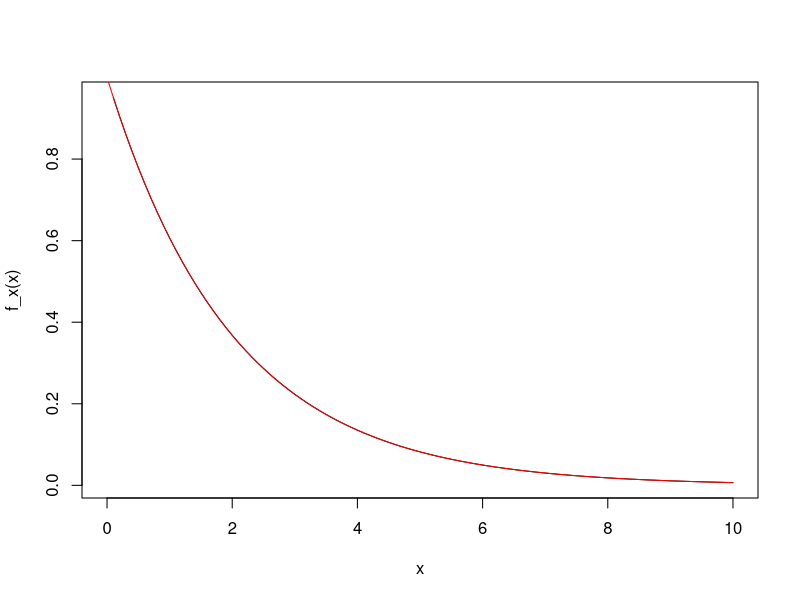
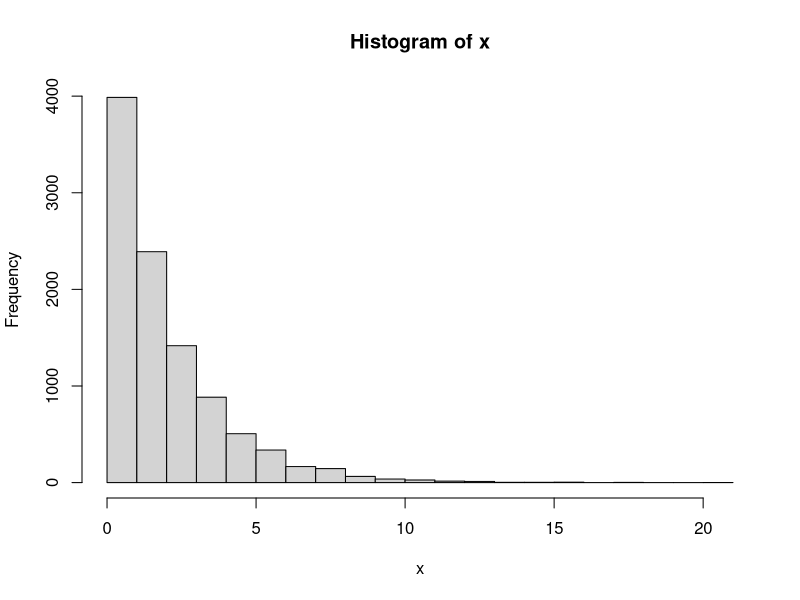
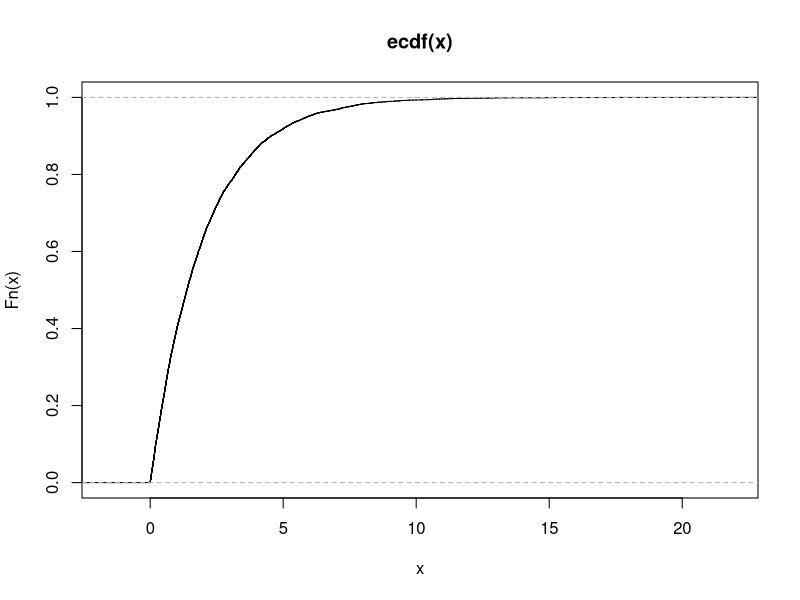
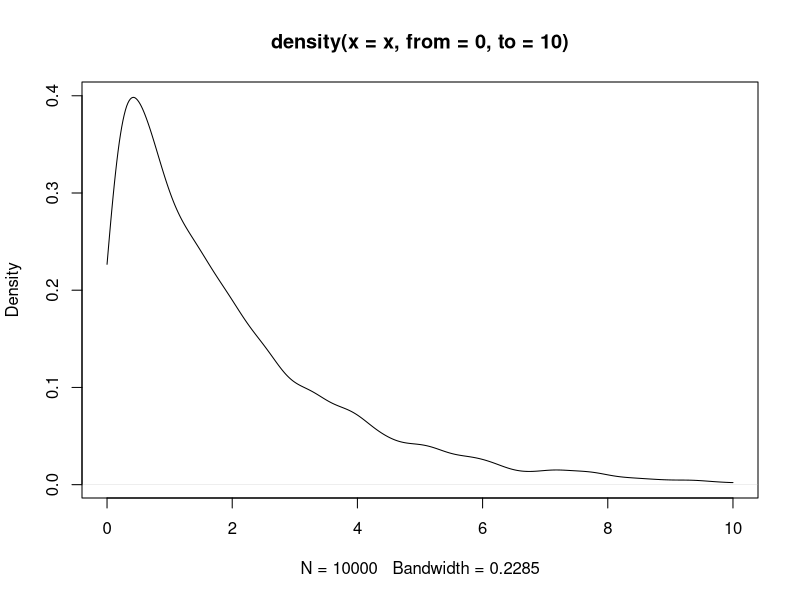
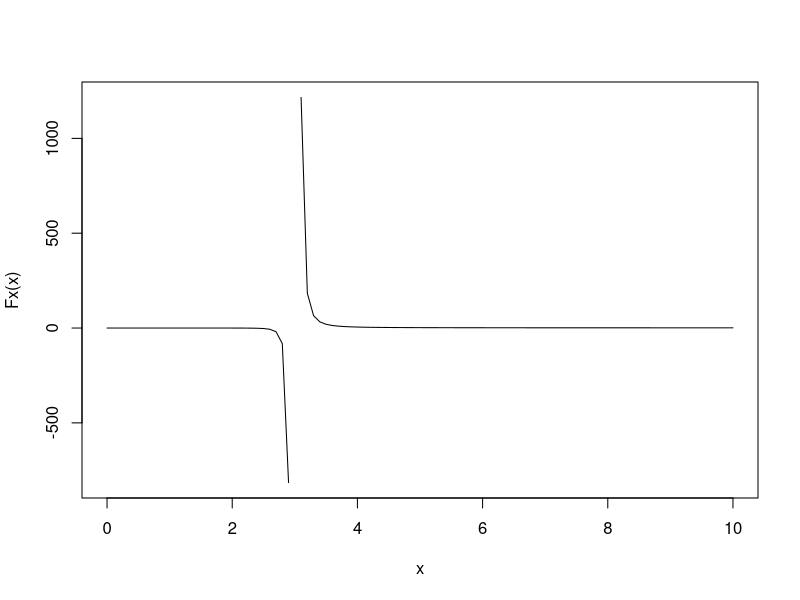
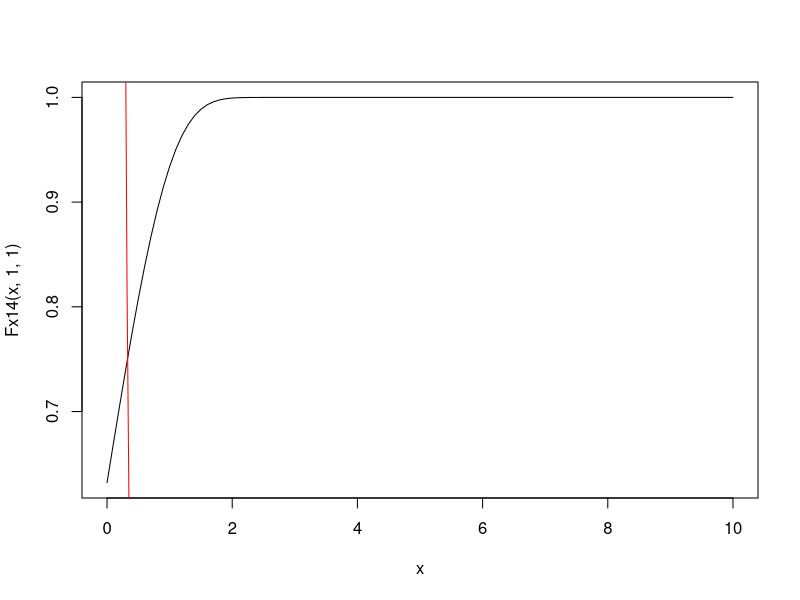
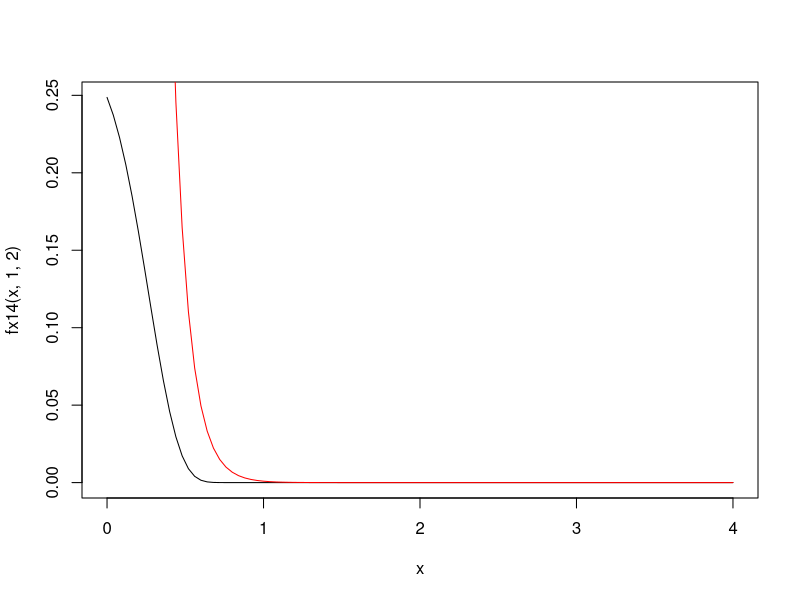
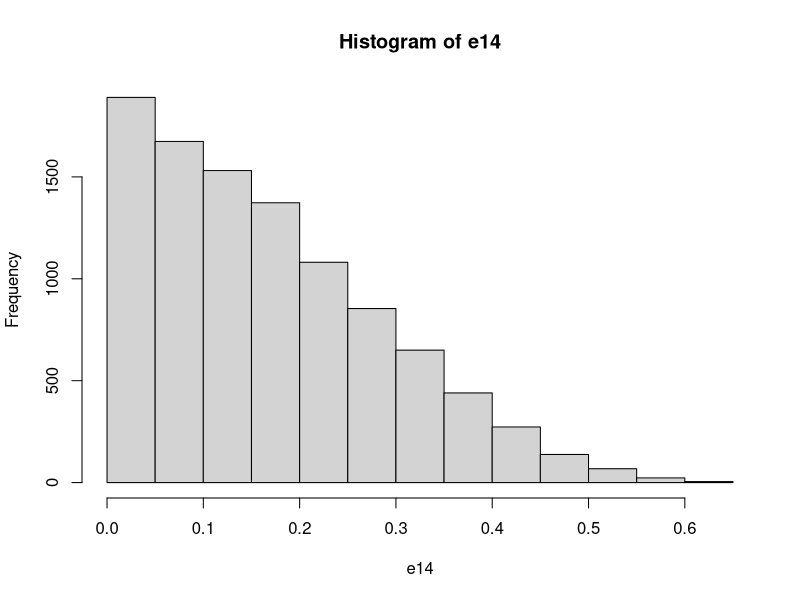

Reproduce these figures in R, in order.
f_x <- function(x, theta = 1){
  exp(  -((x^2)/(2* (theta^2) * x ))/theta^2 )
}

F_x <- function(x,theta = 1){
  1-exp((-x^2)/2*theta^2 )
}

curve(f_x(x),0,10)
curve(2*dexp(x,0.5),0,10, col = "red", add = T)

M <- 2
n <- 10000
x <- numeric(n)
i <- 1
k <- 1

while(i <= n){
  y <- rexp(1,rate = 0.5)
  u <- runif(1)
  ratio <- f_x(y)/(M * dexp(y,0.5))
if( u < ratio){
  x[i] <- y
  i <- i+1
}
  k <- k+1
}
k/n


hist(x)

plot(ecdf(x)) # Acumulada empírica.
plot(density(x, from = 0, to = 10)) # Dens. empírica.

ger_ex9 <- function(n = 10000){
  # Função de probabilidade
  f_x <- function(x, theta = 1){
    exp(  -((x^2)/(2* (theta^2) * x ))/theta^2 )
  }
  M <- 2
  x <- numeric(n)
  i <- 1
  k <- 1
  
  while(i <= n){
    y <- rexp(1,rate = 0.5)
    u <- runif(1)
    ratio <- f_x(y)/(M * dexp(y,0.5))
    if( u < ratio){
      x[i] <- y
      i <- i+1
    }}
  
  return(x)

}


#########################

Fx <- function(x,theta1 = 3, theta2 = 3, theta3 = 3){
  ( 1- ( x/theta1 )^-theta2)^-theta3
  
}

curve(Fx, from = 0, to = 10)





######### 14 ###############

Fx14 <- function(x,theta1,theta2){
  1 - exp(-theta1 * exp(theta2*x))
}

fx14 <- function(x,theta = 1,pi = 2){
  log(pi)*exp(((-exp(pi^(pi*x) ) * theta) )+ pi ^ (pi*x)) * (pi ^((pi*x)+1)) * theta
}

curve(Fx14(x,1,1),from = 0, to = 10)
curve(2*dexp(x, 10), col = 'red', add = T, from = 0, to = 4)

curve(fx14(x,1,2), from = 0, to = 4)
curve(2*dexp(x, 10), col = 'red', add = T, from = 0, to = 4)

n <- 1000
M <- 2
x <- numeric(n)
i <- 1
k <- 1

while(i <= n){
  y <- rexp(1,rate = 10)
  u <- runif(1)
  ratio <- fx14(y,1,2)/(M * dexp(y,10))
  if( u < ratio){
    x[i] <- y
    i <- i+1
  }}

ger_ex14 <- function(n = 10000){
  # Função de probabilidade
  fx14 <- function(x,theta = 1,pi = 2){
    log(pi)*exp(( (-exp(pi^(pi*x) ) * theta) )+ pi ^ (pi*x)) * (pi ^((pi*x)+1)) * theta
  }
  
  M <- 2
  x <- numeric(n)
  i <- 1
  k <- 1
  
  while(i <= n){
    y <- rexp(1,rate = 10)
    u <- runif(1)
    ratio <- fx14(y,1,2)/(M * dexp(y,10))
    if( u < ratio){
      x[i] <- y
      i <- i+1
    }
    k <- k + 1
    }
  return(x)
}
e14 <- ger_ex14()
hist(e14)
plot(ecdf(e14))



curve(fx14(x,1,2), col = "red")

x <- runif(100,0,1)
iF14 <- function(u, theta1, theta2){
  return(log(-log(1-u)/theta1)/theta2)
}
head(iF14(x,1,2))

plot(function(x)fx14(x,1,2), from = -2,2)
lines(density(iF14(seq(0,1,by = 0.001),1,2)),add = T)
